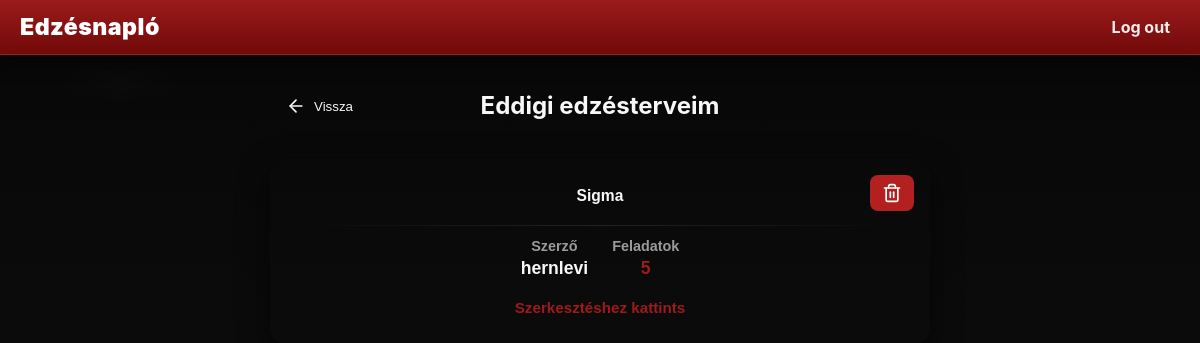
/editor/my_workouts/ (signed in), run on the app's committed database.
### home/models.py (models this page shows)
class CreatedWorkouts(models.Model):
    userid = models.ForeignKey(User, on_delete=models.CASCADE)
    name = models.CharField(max_length=50)

### editor/views.py (the view)
# urls.py: path('my_workouts/', views.my_workouts, name='my_workouts'),
def my_workouts(request):
    workouts = CreatedWorkouts.objects.filter(userid=request.user).annotate(
        excercise_count=Count('excercises')
    )
    return render(request, 'my_workouts.html', {'workouts': workouts})

### editor/templates/my_workouts.html (shortened to what this page needs)
{% extends 'main.html' %} {% block content %}
<main class="page-wrap">
  <section class="home-panel">
    <div class="workouts-container" style="display: flex; flex-direction: column; gap: 12px; width: 100%; max-width: 700px; margin: 0 auto; padding: 0 20px;">
      <div style="display: flex; align-items: center; justify-content: center; margin-bottom: 24px; position: relative;">
        <a href="{% url 'redirectview' 'editor' %}" style="position: absolute; left: 0; text-decoration: none;">
          <button type="button" style="background: var(--bg-secondary); color: var(--white); border: none; border-radius: 8px; padding: 10px 16px; cursor: pointer; display: flex; align-items: center; justify-content: center; transition: all 0.2s; gap: 8px;" onmouseover="this.style.background='var(--accent)'" onmouseout="this.style.background='var(--bg-secondary)'">
            <svg xmlns="http://www.w3.org/2000/svg" width="20" height="20" viewBox="0 0 24 24" fill="none" stroke="currentColor" stroke-width="2" stroke-linecap="round" stroke-linejoin="round">
              <line x1="19" y1="12" x2="5" y2="12"></line>
              <polyline points="12 19 5 12 12 5"></polyline>
            </svg>
            Vissza
          </button>
        </a>
        <h2 style="color: var(--white); margin: 0;">Eddigi edzésterveim</h2>
      </div>
      {% for workout in workouts %}
      <div style="position: relative;">
        <button onclick="showDeleteModal({{ workout.id }})" type="button" style="position: absolute; top: 16px; right: 16px; background: rgba(220, 38, 38, 0.8); border: none; border-radius: 8px; padding: 8px 12px; cursor: pointer; display: flex; align-items: center; justify-content: center; transition: all 0.2s; z-index: 10;" onmouseover="this.style.background='rgba(220, 38, 38, 1)'" onmouseout="this.style.background='rgba(220, 38, 38, 0.8)'">
        </button>
        <a href="{% url 'edit_workout' workout.id %}" style="text-decoration: none;">
          <button type="button" class="card big" style="width: 100%; min-height: 140px; padding: 28px; text-align: center; border: none; background: inherit; cursor: pointer; display: flex; align-items: center; justify-content: center;">
            <div class="card-body" style="display: flex; flex-direction: column; align-items: center; justify-content: center; width: 100%;">
              <h3 class="card-subtitle" style="margin: 0 0 8px 0;">{{ workout.name }}</h3>
              <div class="card-divider" style="height: 1px; background: linear-gradient(90deg, transparent, rgba(255,255,255,0.1), transparent); margin: 12px 0; width: 100%;"></div>
              <div style="display: flex; gap: 24px; width: 100%; justify-content: center; flex-wrap: wrap; margin-bottom: 12px;">
                <div style="text-align: center;">
                  <p style="margin: 0; color: var(--muted); font-size: 0.9rem; font-weight: 600;">Szerző</p>
                  <p style="margin: 4px 0 0 0; color: var(--white); font-size: 1.1rem; font-weight: 700;">{{ workout.userid.username }}</p>
                </div>
                <div style="text-align: center;">
                  <p style="margin: 0; color: var(--muted); font-size: 0.9rem; font-weight: 600;">Feladatok</p>
                  <p style="margin: 4px 0 0 0; color: var(--accent); font-size: 1.1rem; font-weight: 700;">{{ workout.excercise_count }}</p>
                </div>
              </div>
              <p style="margin: 8px 0 0 0; color: var(--accent); font-size: 0.95rem; font-weight: 600;">Szerkesztéshez kattints</p>
            </div>
          </button>
        </a>
      </div>
      {% empty %}
      <div style="text-align: center; padding: 40px 20px;">
        <p style="color: var(--muted); font-size: 1.1rem;">Még nincsenek edzésterveid.</p>
      </div>
      {% endfor %}
    </div>
  </section>
</main>
{% endblock %}

### static/css/style.css (style rules this page uses)
:root { --bg: #0b0b0b; --panel-dark: #0f0f10; --panel-mid: #1a1515; --card-bg: #121212; --accent: #9e1b1b; --accent-2: #c43a3a; --accent-hover: #841111; --muted: #9b9b9b; --white: #f7f7f7; --radius: 16px; --shadow-lg: 0 18px 60px rgba(0,0,0,0.7); --shadow-md: 0 10px 30px rgba(0,0,0,0.6); }
* { box-sizing:border-box }
html,body { height:100% }
body { margin:0; background: radial-gradient(1200px 400px at 10% 10%, rgba(255,255,255,0.01), transparent 6%), linear-gradient(180deg, #070707 0%, var(--bg) 40%); color:var(--white); font-family: "Montserrat", "Inter", Arial, sans-serif; -webkit-font-smoothing:antialiased; -moz-osx-font-smoothing:grayscale; line-height:1.4; }
.page-wrap { min-height: calc(100vh - 56px); display:flex; align-items:flex-start; justify-content:center; padding:34px 20px 80px; }
.home-panel { width:100%; max-width:1200px; display:flex; justify-content:center; align-items:flex-start; }
.card { background: linear-gradient(180deg, rgba(22,22,22,0.9), rgba(14,12,12,0.85)); border-radius: var(--radius); box-shadow: var(--shadow-md); border: 1px solid rgba(255,255,255,0.02); color:var(--white); }
.card.big { width:100%; padding:36px; text-align:center; }

### data on the page
CreatedWorkouts: name "Sigma", userid.username "hernlevi", excercise_count "5"
